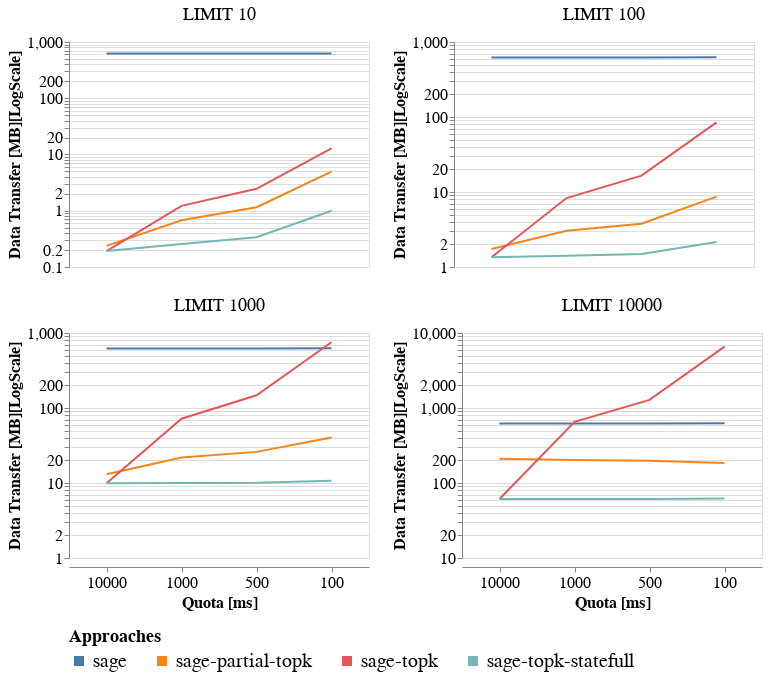

Notebook code cell kept with this figure:
### Markdown cell above
## Impact on Data Transfer

### Code cell
base = alt.Chart(df).properties(height=225, width=300)

base.mark_line().encode(
    x=alt.X(
        "quota:N",
        title="Quota [ms]",
        sort=["10000", "1000", "500", "100"],
        axis=alt.Axis(labelAngle=0)
    ),
    y=alt.Y(
        "data_transfer:Q",
        title="Data Transfer [MB][LogScale]",
        scale=alt.Scale(zero=False, type="log")
    ),
    color=alt.Color(
        "approach:N",
        legend=alt.Legend(
            title="Approaches",
            labelFontSize=20,
            titleFontSize=18,
            orient="bottom",
            labelLimit=300,
            symbolStrokeWidth=10
        )
    ),
    facet=alt.Facet(
        "limit:N",
        columns=2,
        header=alt.Header(
            title=None,
            labelFontSize=18
        )
    )
).configure_axis(
    labelFontSize=16,
    titleFontSize=16
).resolve_scale(
    y="independent"
)

### Figure 1 — Vega-Lite specification as saved in the notebook (floating-point values rounded to 4 significant figures)
{"config": {"view": {"continuousWidth": 400, "continuousHeight": 300}, "axis": {"labelFontSize": 16, "titleFontSize": 16}}, "data": {"name": "data-3a2548bde2daa34ffacee1588abfd234"}, "mark": "line", "encoding": {"color": {"field": "approach", "legend": {"labelFontSize": 20, "labelLimit": 300, "orient": "bottom", "symbolStrokeWidth": 10, "title": "Approaches", "titleFontSize": 18}, "type": "nominal"}, "facet": {"columns": 2, "field": "limit", "header": {"labelFontSize": 18, "title": null}, "type": "nominal"}, "x": {"axis": {"labelAngle": 0}, "field": "quota", "sort": ["10000", "1000", "500", "100"], "title": "Quota [ms]", "type": "nominal"}, "y": {"field": "data_transfer", "scale": {"type": "log", "zero": false}, "title": "Data Transfer [MB][LogScale]", "type": "quantitative"}}, "height": 225, "resolve": {"scale": {"y": "independent"}}, "width": 300, "$schema": "https://vega.github.io/schema/vega-lite/v4.17.0.json", "datasets": {"data-3a2548bde2daa34ffacee1588abfd234": [{"approach": "sage", "quota": "100", "limit": "LIMIT 10", "run": 2.0, "execution_time": 102.7, "data_transfer": 625.1, "http_calls": 829.3, "solutions": 400.0, "resuming_time": 1.269, "saving_time": 0.1514}, {"approach": "sage", "quota": "100", "limit": "LIMIT 100", "run": 2.0, "execution_time": 103.2, "data_transfer": 625.1, "http_calls": 828.3, "solutions": 3558.0, "resuming_time": 1.304, "saving_time": 0.154}, {"approach": "sage", "quota": "100", "limit": "LIMIT 1000", "run": 2.0, "execution_time": 103.8, "data_transfer": 625.1, "http_calls": 827.3, "solutions": 29780.0, "resuming_time": 1.278, "saving_time": 0.154}, {"approach": "sage", "quota": "100", "limit": "LIMIT 10000", "run": 2.0, "execution_time": 106.6, "data_transfer": 625.1, "http_calls": 830.0, "solutions": 199200.0, "resuming_time": 1.283, "saving_time": 0.1569}, {"approach": "sage", "quota": "1000", "limit": "LIMIT 10", "run": 2.0, "execution_time": 98.52, "data_transfer": 621.7, "http_calls": 218.3, "solutions": 400.0, "resuming_time": 0.6556, "saving_time": 0.03911}, {"approach": "sage", "quota": "1000", "limit": "LIMIT 100", "run": 2.0, "execution_time": 98.5, "data_transfer": 621.7, "http_calls": 218.0, "solutions": 3558.0, "resuming_time": 0.6366, "saving_time": 0.03968}, {"approach": "sage", "quota": "1000", "limit": "LIMIT 1000", "run": 2.0, "execution_time": 98.29, "data_transfer": 621.7, "http_calls": 218.3, "solutions": 29780.0, "resuming_time": 0.6416, "saving_time": 0.03949}, {"approach": "sage", "quota": "1000", "limit": "LIMIT 10000", "run": 2.0, "execution_time": 101.1, "data_transfer": 621.7, "http_calls": 218.0, "solutions": 199200.0, "resuming_time": 0.6365, "saving_time": 0.03953}, {"approach": "sage", "quota": "10000", "limit": "LIMIT 10", "run": 2.0, "execution_time": 98.73, "data_transfer": 621.6, "http_calls": 186.0, "solutions": 400.0, "resuming_time": 0.6281, "saving_time": 0.03245}, {"approach": "sage", "quota": "10000", "limit": "LIMIT 100", "run": 2.0, "execution_time": 97.89, "data_transfer": 621.6, "http_calls": 186.0, "solutions": 3558.0, "resuming_time": 0.6252, "saving_time": 0.03284}, {"approach": "sage", "quota": "10000", "limit": "LIMIT 1000", "run": 2.0, "execution_time": 98.62, "data_transfer": 621.6, "http_calls": 186.0, "solutions": 29780.0, "resuming_time": 0.6437, "saving_time": 0.03266}, {"approach": "sage", "quota": "10000", "limit": "LIMIT 10000", "run": 2.0, "execution_time": 101.0, "data_transfer": 621.6, "http_calls": 186.0, "solutions": 199200.0, "resuming_time": 0.6427, "saving_time": 0.03213}, {"approach": "sage", "quota": "500", "limit": "LIMIT 10", "run": 2.0, "execution_time": 99.12, "data_transfer": 622.0, "http_calls": 275.7, "solutions": 400.0, "resuming_time": 0.6952, "saving_time": 0.05161}, {"approach": "sage", "quota": "500", "limit": "LIMIT 100", "run": 2.0, "execution_time": 99.2, "data_transfer": 622.0, "http_calls": 275.0, "solutions": 3558.0, "resuming_time": 0.7164, "saving_time": 0.05122}, {"approach": "sage", "quota": "500", "limit": "LIMIT 1000", "run": 2.0, "execution_time": 99.36, "data_transfer": 622.0, "http_calls": 274.7, "solutions": 29780.0, "resuming_time": 0.6874, "saving_time": 0.05059}, {"approach": "sage", "quota": "500", "limit": "LIMIT 10000", "run": 2.0, "execution_time": 101.8, "data_transfer": 622.0, "http_calls": 273.7, "solutions": 199200.0, "resuming_time": 0.6822, "saving_time": 0.05039}, {"approach": "sage-partial-topk", "quota": "100", "limit": "LIMIT 10", "run": 2.0, "execution_time": 82.23, "data_transfer": 4.958, "http_calls": 775.7, "solutions": 400.0, "resuming_time": 3.638, "saving_time": 0.1598}, {"approach": "sage-partial-topk", "quota": "100", "limit": "LIMIT 100", "run": 2.0, "execution_time": 83.59, "data_transfer": 8.691, "http_calls": 778.7, "solutions": 3558.0, "resuming_time": 3.952, "saving_time": 0.1626}, {"approach": "sage-partial-topk", "quota": "100", "limit": "LIMIT 1000", "run": 2.0, "execution_time": 85.14, "data_transfer": 40.45, "http_calls": 783.0, "solutions": 29780.0, "resuming_time": 3.9, "saving_time": 0.1604}, {"approach": "sage-partial-topk", "quota": "100", "limit": "LIMIT 10000", "run": 2.0, "execution_time": 97.78, "data_transfer": 185.4, "http_calls": 799.3, "solutions": 199200.0, "resuming_time": 3.972, "saving_time": 0.1619}, {"approach": "sage-partial-topk", "quota": "1000", "limit": "LIMIT 10", "run": 2.0, "execution_time": 76.24, "data_transfer": 0.6777, "http_calls": 102.0, "solutions": 400.0, "resuming_time": 0.58, "saving_time": 0.01762}, {"approach": "sage-partial-topk", "quota": "1000", "limit": "LIMIT 100", "run": 2.0, "execution_time": 76.75, "data_transfer": 3.047, "http_calls": 102.0, "solutions": 3558.0, "resuming_time": 0.6016, "saving_time": 0.01616}, {"approach": "sage-partial-topk", "quota": "1000", "limit": "LIMIT 1000", "run": 2.0, "execution_time": 78.43, "data_transfer": 21.82, "http_calls": 102.0, "solutions": 29780.0, "resuming_time": 0.6224, "saving_time": 0.0162}, {"approach": "sage-partial-topk", "quota": "1000", "limit": "LIMIT 10000", "run": 2.0, "execution_time": 91.23, "data_transfer": 202.9, "http_calls": 122.0, "solutions": 199200.0, "resuming_time": 0.6822, "saving_time": 0.02093}, {"approach": "sage-partial-topk", "quota": "10000", "limit": "LIMIT 10", "run": 2.0, "execution_time": 77.03, "data_transfer": 0.2376, "http_calls": 40.0, "solutions": 400.0, "resuming_time": 0.2761, "saving_time": 1.216e-05}, {"approach": "sage-partial-topk", "quota": "10000", "limit": "LIMIT 100", "run": 2.0, "execution_time": 77.39, "data_transfer": 1.741, "http_calls": 40.0, "solutions": 3558.0, "resuming_time": 0.2819, "saving_time": 1.303e-05}, {"approach": "sage-partial-topk", "quota": "10000", "limit": "LIMIT 1000", "run": 2.0, "execution_time": 79.24, "data_transfer": 13.12, "http_calls": 40.0, "solutions": 29780.0, "resuming_time": 0.3168, "saving_time": 1.454e-05}, {"approach": "sage-partial-topk", "quota": "10000", "limit": "LIMIT 10000", "run": 2.0, "execution_time": 91.04, "data_transfer": 211.1, "http_calls": 83.0, "solutions": 199200.0, "resuming_time": 0.4737, "saving_time": 0.0109}, {"approach": "sage-partial-topk", "quota": "500", "limit": "LIMIT 10", "run": 2.0, "execution_time": 76.93, "data_transfer": 1.155, "http_calls": 176.0, "solutions": 400.0, "resuming_time": 0.9386, "saving_time": 0.03449}, {"approach": "sage-partial-topk", "quota": "500", "limit": "LIMIT 100", "run": 2.0, "execution_time": 77.24, "data_transfer": 3.782, "http_calls": 176.0, "solutions": 3558.0, "resuming_time": 0.9305, "saving_time": 0.03321}, {"approach": "sage-partial-topk", "quota": "500", "limit": "LIMIT 1000", "run": 2.0, "execution_time": 79.54, "data_transfer": 26.0, "http_calls": 176.3, "solutions": 29780.0, "resuming_time": 1.01, "saving_time": 0.03419}, {"approach": "sage-partial-topk", "quota": "500", "limit": "LIMIT 10000", "run": 2.0, "execution_time": 91.61, "data_transfer": 197.8, "http_calls": 191.0, "solutions": 199200.0, "resuming_time": 1.04, "saving_time": 0.03643}, {"approach": "sage-topk", "quota": "100", "limit": "LIMIT 10", "run": 2.0, "execution_time": 84.45, "data_transfer": 12.81, "http_calls": 799.0, "solutions": 400.0, "resuming_time": 4.007, "saving_time": 0.259}, {"approach": "sage-topk", "quota": "100", "limit": "LIMIT 100", "run": 2.0, "execution_time": 87.71, "data_transfer": 84.65, "http_calls": 799.7, "solutions": 3558.0, "resuming_time": 4.923, "saving_time": 0.9698}, {"approach": "sage-topk", "quota": "100", "limit": "LIMIT 1000", "run": 2.0, "execution_time": 115.9, "data_transfer": 754.1, "http_calls": 809.0, "solutions": 29780.0, "resuming_time": 14.84, "saving_time": 8.655}, {"approach": "sage-topk", "quota": "100", "limit": "LIMIT 10000", "run": 2.0, "execution_time": 327.5, "data_transfer": 6584.0, "http_calls": 866.7, "solutions": 199200.0, "resuming_time": 82.73, "saving_time": 70.25}, {"approach": "sage-topk", "quota": "1000", "limit": "LIMIT 10", "run": 2.0, "execution_time": 77.42, "data_transfer": 1.22, "http_calls": 102.0, "solutions": 400.0, "resuming_time": 0.5831, "saving_time": 0.02465}, {"approach": "sage-topk", "quota": "1000", "limit": "LIMIT 100", "run": 2.0, "execution_time": 77.8, "data_transfer": 8.301, "http_calls": 102.0, "solutions": 3558.0, "resuming_time": 0.6466, "saving_time": 0.08245}, {"approach": "sage-topk", "quota": "1000", "limit": "LIMIT 1000", "run": 2.0, "execution_time": 81.91, "data_transfer": 71.94, "http_calls": 103.0, "solutions": 29780.0, "resuming_time": 1.5, "saving_time": 0.628}, {"approach": "sage-topk", "quota": "1000", "limit": "LIMIT 10000", "run": 2.0, "execution_time": 107.8, "data_transfer": 654.0, "http_calls": 124.0, "solutions": 199200.0, "resuming_time": 7.703, "saving_time": 6.347}, {"approach": "sage-topk", "quota": "10000", "limit": "LIMIT 10", "run": 2.0, "execution_time": 76.39, "data_transfer": 0.1919, "http_calls": 40.0, "solutions": 400.0, "resuming_time": 0.2982, "saving_time": 1.407e-05}, {"approach": "sage-topk", "quota": "10000", "limit": "LIMIT 100", "run": 2.0, "execution_time": 76.97, "data_transfer": 1.346, "http_calls": 40.0, "solutions": 3558.0, "resuming_time": 0.2763, "saving_time": 1.367e-05}, {"approach": "sage-topk", "quota": "10000", "limit": "LIMIT 1000", "run": 2.0, "execution_time": 78.39, "data_transfer": 9.938, "http_calls": 40.0, "solutions": 29780.0, "resuming_time": 0.2788, "saving_time": 1.383e-05}, {"approach": "sage-topk", "quota": "10000", "limit": "LIMIT 10000", "run": 2.0, "execution_time": 85.62, "data_transfer": 61.24, "http_calls": 56.0, "solutions": 199200.0, "resuming_time": 0.3715, "saving_time": 0.004045}, {"approach": "sage-topk", "quota": "500", "limit": "LIMIT 10", "run": 2.0, "execution_time": 78.81, "data_transfer": 2.458, "http_calls": 178.0, "solutions": 400.0, "resuming_time": 1.062, "saving_time": 0.05217}, {"approach": "sage-topk", "quota": "500", "limit": "LIMIT 100", "run": 2.0, "execution_time": 79.04, "data_transfer": 16.52, "http_calls": 178.3, "solutions": 3558.0, "resuming_time": 1.16, "saving_time": 0.182}, {"approach": "sage-topk", "quota": "500", "limit": "LIMIT 1000", "run": 2.0, "execution_time": 85.8, "data_transfer": 147.8, "http_calls": 179.7, "solutions": 29780.0, "resuming_time": 2.942, "saving_time": 1.476}, {"approach": "sage-topk", "quota": "500", "limit": "LIMIT 10000", "run": 2.0, "execution_time": 131.0, "data_transfer": 1285.0, "http_calls": 202.3, "solutions": 199200.0, "resuming_time": 15.64, "saving_time": 13.04}, {"approach": "sage-topk-statefull", "quota": "100", "limit": "LIMIT 10", "run": 2.0, "execution_time": 84.77, "data_transfer": 0.9975, "http_calls": 798.7, "solutions": 400.0, "resuming_time": 4.03, "saving_time": 0.2616}, {"approach": "sage-topk-statefull", "quota": "100", "limit": "LIMIT 100", "run": 2.0, "execution_time": 86.93, "data_transfer": 2.156, "http_calls": 802.7, "solutions": 3558.0, "resuming_time": 4.868, "saving_time": 0.9696}, {"approach": "sage-topk-statefull", "quota": "100", "limit": "LIMIT 1000", "run": 2.0, "execution_time": 108.6, "data_transfer": 10.75, "http_calls": 808.3, "solutions": 29780.0, "resuming_time": 13.67, "saving_time": 8.101}, {"approach": "sage-topk-statefull", "quota": "100", "limit": "LIMIT 10000", "run": 2.0, "execution_time": 284.0, "data_transfer": 62.06, "http_calls": 866.0, "solutions": 199200.0, "resuming_time": 81.89, "saving_time": 70.53}, {"approach": "sage-topk-statefull", "quota": "1000", "limit": "LIMIT 10", "run": 2.0, "execution_time": 77.44, "data_transfer": 0.2576, "http_calls": 102.0, "solutions": 400.0, "resuming_time": 0.5951, "saving_time": 0.02519}, {"approach": "sage-topk-statefull", "quota": "1000", "limit": "LIMIT 100", "run": 2.0, "execution_time": 78.01, "data_transfer": 1.412, "http_calls": 102.0, "solutions": 3558.0, "resuming_time": 0.7054, "saving_time": 0.08442}, {"approach": "sage-topk-statefull", "quota": "1000", "limit": "LIMIT 1000", "run": 2.0, "execution_time": 81.16, "data_transfer": 10.0, "http_calls": 103.0, "solutions": 29780.0, "resuming_time": 1.418, "saving_time": 0.6264}, {"approach": "sage-topk-statefull", "quota": "1000", "limit": "LIMIT 10000", "run": 2.0, "execution_time": 104.3, "data_transfer": 61.27, "http_calls": 124.0, "solutions": 199200.0, "resuming_time": 7.721, "saving_time": 6.537}, {"approach": "sage-topk-statefull", "quota": "10000", "limit": "LIMIT 10", "run": 2.0, "execution_time": 76.58, "data_transfer": 0.192, "http_calls": 40.0, "solutions": 400.0, "resuming_time": 0.2944, "saving_time": 1.264e-05}, {"approach": "sage-topk-statefull", "quota": "10000", "limit": "LIMIT 100", "run": 2.0, "execution_time": 77.09, "data_transfer": 1.346, "http_calls": 40.0, "solutions": 3558.0, "resuming_time": 0.2952, "saving_time": 1.351e-05}, {"approach": "sage-topk-statefull", "quota": "10000", "limit": "LIMIT 1000", "run": 2.0, "execution_time": 78.66, "data_transfer": 9.938, "http_calls": 40.0, "solutions": 29780.0, "resuming_time": 0.2946, "saving_time": 1.423e-05}, {"approach": "sage-topk-statefull", "quota": "10000", "limit": "LIMIT 10000", "run": 2.0, "execution_time": 85.87, "data_transfer": 61.2, "http_calls": 56.33, "solutions": 199200.0, "resuming_time": 0.4048, "saving_time": 0.02323}, {"approach": "sage-topk-statefull", "quota": "500", "limit": "LIMIT 10", "run": 2.0, "execution_time": 78.35, "data_transfer": 0.338, "http_calls": 178.0, "solutions": 400.0, "resuming_time": 0.9814, "saving_time": 0.05388}, {"approach": "sage-topk-statefull", "quota": "500", "limit": "LIMIT 100", "run": 2.0, "execution_time": 79.46, "data_transfer": 1.492, "http_calls": 178.0, "solutions": 3558.0, "resuming_time": 1.216, "saving_time": 0.1737}, {"approach": "sage-topk-statefull", "quota": "500", "limit": "LIMIT 1000", "run": 2.0, "execution_time": 84.74, "data_transfer": 10.09, "http_calls": 180.0, "solutions": 29780.0, "resuming_time": 2.687, "saving_time": 1.451}, {"approach": "sage-topk-statefull", "quota": "500", "limit": "LIMIT 10000", "run": 2.0, "execution_time": 123.5, "data_transfer": 61.36, "http_calls": 202.0, "solutions": 199200.0, "resuming_time": 15.34, "saving_time": 13.0}]}}
